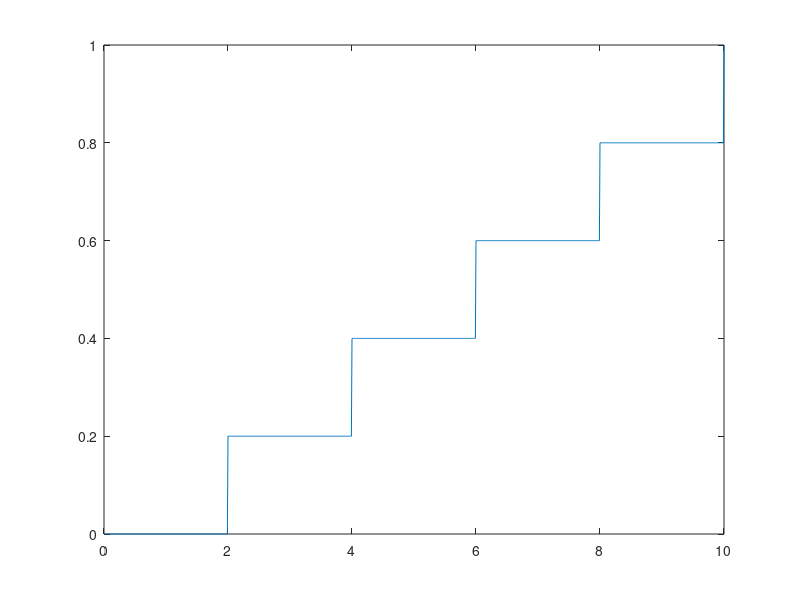

This figure's MATLAB source: (Note: this script raises an error after producing the figure.)
clc
clear
close all

printfigure = 0;

Length = 10;  % Stablaenge
Time = 0.5;   % Zetiraum
step_length = 0.01;
step_time = 2.5e-4;
x = 0 : step_length : Length;
t = 0 : step_time : Time;
N_length = length(x);
N_time = length(t);

k = 0.1;  % Waermeleitfaehigkeit in cm^2/s

N = 200;  % Grad
lambda = 0 : pi / Length : N * pi / Length;
f = zeros(N_time, N_length);   % Temperaturmatrix
% f(1,:) = sin(x / Length * 2 * pi);
f(1,:) = floor(x / 2) / 5;

phi = zeros(N + 1, N_length);  % Eigenfunktionen
T = zeros(N + 1, N_time);  % Gewichtung

step_time_max = 2 / k / lambda(end)^2;
if step_time > step_time_max
    ['step_time should be under ',num2str(step_time_max)]
end
plot(x,f(1,:))
setplt('Initial Condition','$x$','$T$','TV_homo_modal_inital_condition_2',printfigure)

phi(1,:) = sqrt(1 / Length);
for i = 2 : N + 1
    for n = 1 : N_length
        phi(i, n) = sqrt(2 / Length) * cos(lambda(i) * x(n));
    end
end

figure
for i = 1 : N + 1
    plot(0:step_length:Length,phi(i,:))
    hold on
end
txt = ['$N = ',num2str(N),'$'];
TEXT = text(8,0.4,txt,'Color','w','FontSize',30);
set(TEXT,'Interpreter','latex')
setplt('Eigenfunctions','$x$','$value$','TV_homo_modal_Eigenfunctions_2',printfigure)

for i = 1 : N + 1
    T(i, 1) = 0;
    for n = 1 : N_length
        T(i, 1) = T(i, 1) + f(1, n) * phi(i, n) * step_length;
    end
end
for i = 1 : N + 1
    for n = 2 : N_time
        T(i, n) = (1 - step_time * k * lambda(i)^2)^(n - 1) * T(i, 1);
    end
end

f = zeros(N_time, N_length);  % Temperaturmatrix
for n = 1 : N_time
    for i = 1 : N + 1
        f(n,:) = f(n,:) + T(i,n) * phi(i,:);
    end
end

figure
for n = 1: 40 : N_time
    plot(x, f(n,:),'LineWidth',5)
    ylim([0 1])
    xlim([0 10])
    set(gca,'Fontsize',20)
    set(gca,'fontname','times new Roman')
    T = title('Temperature Distribution','fontsize',40);
    set(T,'Interpreter','latex')
    T = xlabel('$x$','fontsize',30);
    set(T,'Interpreter','latex')
    T = ylabel('$T$','fontsize',30);
    set(T,'Interpreter','latex')
    set(gcf,'outerposition',get(0,'screensize'));
    txt = ['$t = ',num2str((n-1)*step_time),'$'];
    T = text(1,0.8,txt,'FontSize',30);
    set(T,'Interpreter','latex')
    txt = ['$N = ',num2str(N),'$'];
    T = text(1,0.9,txt,'FontSize',30);
    set(T,'Interpreter','latex')
    drawnow
    frame=getframe(gcf);
    imind=frame2im(frame);
    [imind,cm] = rgb2ind(imind,256);
    if printfigure == 1
        if n==1
             imwrite(imind,cm,'TV_homo_modal_2.gif','gif', 'Loopcount',inf,'DelayTime',1e-6);
        else
             imwrite(imind,cm,'TV_homo_modal_2.gif','gif','WriteMode','append','DelayTime',1e-6);
        end
    end
end

figure
[X, Y] = meshgrid(x, t);
mesh(X,Y,f)
setmesh('Tempreature Distribution','$x$','$t$','$T$','TV_homo_modal_Ttx_2',printfigure)
